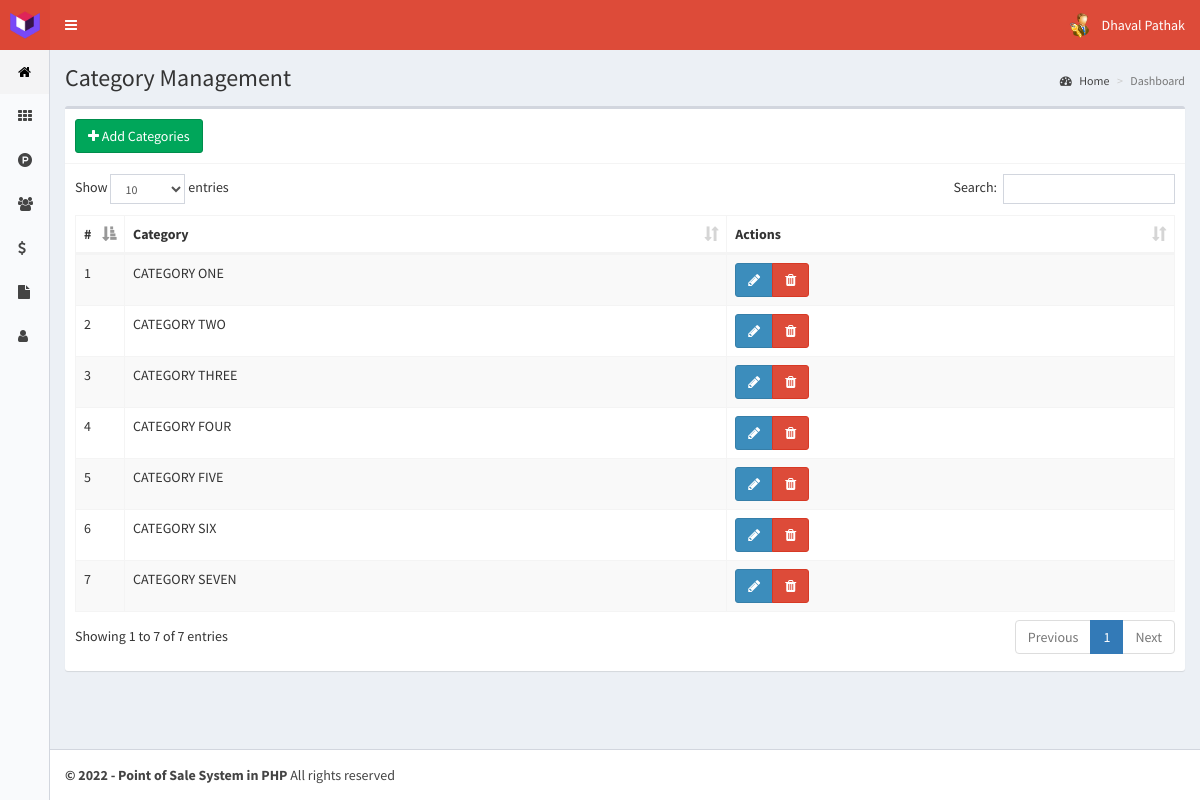
Page /categories (signed in) on the committed database.
### tables this page shows
CREATE TABLE `categories` (
  `id` int(11) NOT NULL,
  `Category` text NOT NULL,
  `Date` timestamp NOT NULL DEFAULT current_timestamp() ON UPDATE current_timestamp()
);

### controllers/template.controller.php (called while the page is built)
<?php
class ControllerTemplate{
	static public function ctrTemplate(){
		include "views/template.php";
	}
}

### index.php (called while the page is built, shortened)
<?php
require_once "controllers/template.controller.php";
require_once "controllers/users.controller.php";
require_once "controllers/categories.controller.php";
require_once "controllers/sales.controller.php";
require_once "models/categories.model.php";
$template = new ControllerTemplate();
$template -> ctrTemplate();

### controllers/categories.controller.php (called while the page is built, shortened)
<?php
 class ControllerCategories{
	static public function ctrShowCategories($item, $value){
		$table = "categories";
		$answer = CategoriesModel::mdlShowCategories($table, $item, $value);
		return $answer;
	}
}

### models/connection.php (called while the page is built)
<?php
class Connection{
	static public function connect(){
		$link = new PDO("mysql:host=localhost;dbname=posystem", "root", "");
		$link -> exec("set names utf8");
		return $link;
	}
}

### models/categories.model.php (called while the page is built, shortened)
<?php
require_once "connection.php";
class CategoriesModel{
	static public function mdlShowCategories($table, $item, $value){
		if($item != null){
			$stmt = Connection::connect()->prepare("SELECT * FROM $table WHERE $item = :$item");
			$stmt -> bindParam(":".$item, $value, PDO::PARAM_STR);
			$stmt -> execute();
			return $stmt -> fetch();
		}
		else{
			$stmt = Connection::connect()->prepare("SELECT * FROM $table");
			$stmt -> execute();
			return $stmt -> fetchAll();
		}
	}
}

### views/modules/categories.php (the view, shortened to what this page needs)
<div class="content-wrapper">
  <section class="content-header">
    <h1>
      Category Management
    </h1>
    <ol class="breadcrumb">
      <li><a href="home"><i class="fa fa-dashboard"></i> Home</a></li>
      <li class="active">Dashboard</li>
    </ol>
  </section>
  <section class="content">
    <div class="box">
      <div class="box-header with-border">
        <button class="btn btn-success" data-toggle="modal" data-target="#addCategories"> <i class="fa fa-plus"></i> Add Categories</button>
      </div>
      <div class="box-body">
        <table class="table table-bordered table-hover table-striped dt-responsive tables" width="100%">
          <thead>
           <tr>
             <th style="width:10px">#</th>
             <th>Category</th>
             <th>Actions</th>
           </tr>
          </thead>
          <tbody>
            <?php
              $item = null;
              $value = null;
              $categories = ControllerCategories::ctrShowCategories($item, $value);
              foreach ($categories as $key => $value) {
                echo '<tr>
                        <td>'.($key+1).'</td>
                        <td class="text-uppercase">'.$value['Category'].'</td>
                        <td>
                          <div class="btn-group">
                            <button class="btn btn-primary btnEditCategory" idCategory="'.$value["id"].'" data-toggle="modal" data-target="#editCategories"><i class="fa fa-pencil"></i></button>
                            <button class="btn btn-danger btnDeleteCategory" idCategory="'.$value["id"].'"><i class="fa fa-trash"></i></button>
                          </div>
                        </td>
                      </tr>';
              }
            ?>
          </tbody>
        </table>
      </div>
    </div>
  </section>
</div>

### rows in the picture
categories: Category "CATEGORY ONE"
categories: Category "CATEGORY TWO"
categories: Category "CATEGORY THREE"
categories: Category "CATEGORY FOUR"
categories: Category "CATEGORY FIVE"
categories: Category "CATEGORY SIX"
categories: Category "CATEGORY SEVEN"

### other values in the picture
$_SESSION["name"] "Dhaval Pathak"
